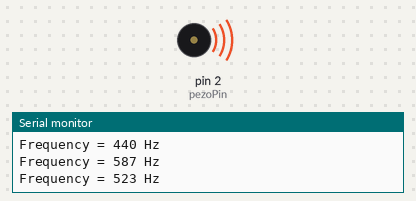
Simulated run of this sketch. Board: Arduino Uno, built with avr-gcc and run on an emulated ATmega328P. Parts: buzzer (waves = sounding), the last lines printed to the serial monitor.

Above: at 4.3 s.
At 17.7 s:
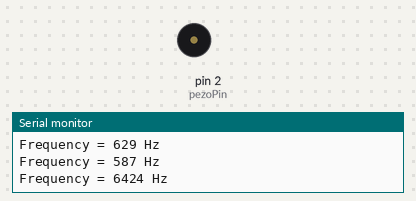
Timing chart, 0 to 19.2 s (numbered marks = the images above):
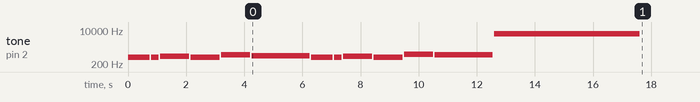

The sketch:

_5FunctionWithParametersSong.ino
```cpp
const int pezoPin =2;
void pezoTone(int pitchInHertz,int lengthInMs) {
  Serial.print("Frequency = ");
  Serial.print(pitchInHertz);
  Serial.println(" Hz");
  tone(pezoPin,pitchInHertz,lengthInMs);
  delay(lengthInMs +50);
}
void setup() {
  Serial.begin(9600);
  pezoTone(440,750);
  pezoTone(440,250);
  pezoTone(493,1000);
  pezoTone(440,1000);
  pezoTone(587,1000);
  pezoTone(523,2000);
  pezoTone(440,750);
  pezoTone(440,250);
  pezoTone(493,1000);
  pezoTone(440,1000);
  pezoTone(629,1000);
  pezoTone(587,2000);
  pezoTone(6424,5000);
}
void loop() {
}
```
